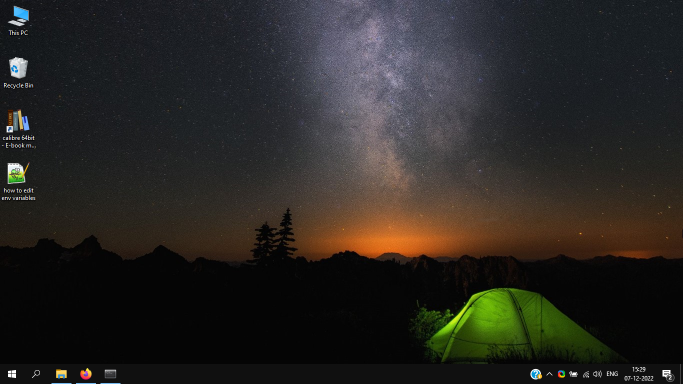
#> input picture Python_Basics/14/sample.png, 1366 x 768 px (shown at 1/2 size)
$ jupyter execute 14.ipynb
#> lines starting #> are read from the running program, lines starting #| are printed output that depends on the picture; after the words box and inside, x2 and y2 are one past the last pixel; in counts of white or black regions, pixels touching at a corner belong together
# 1. What does RGBA stand for?

<li>It stands for red,green,blue,alpha</li>
<li>Thus its basically used to express a color in terms of these values</li>

# 2. From the Pillow module, how do you get the RGBA value of any images?

[cell 1]
from PIL import Image
imgobj = Image.open('sample.png')
#> imgobj is the input picture: PIL image 1366x768 RGBA; mean R, G, B, A 41, 38.6, 35, 255
img_c = imgobj.convert('RGBA')
data = img_c.getdata()

[cell 2]
list(data)

# 3. What is a box tuple, and how does it work?

<li>Quite a few Pillow functions take a box tuple as argument</li>
<li>This indicates that the respective function is expecting 4 integer coordinates that describe a rectangle</li>
<ul>The order of argumemts is as follows
    <li>Left The x-coordinate of the leftmost edge of the box.</li>
    <li>Top The y-coordinate of the top edge of the box.</li>
    <li>Right The x-coordinate of one pixel to the right of the rightmost edge of the box. This integer must be greater than the left integer.</li>
    <li>Bottom The y-coordinate of one pixel lower than the bottom edge of the box. This integer must be greater than the top integer.</li>
</ul>
<li>box includes the left and top coordinates and goes up to but does not include the right and bottom coordinates.</li>
<li>For example, the box tuple (3, 1, 9, 6) represents all the pixels in the black box</li>

# 4. Use your image and load in notebook then, How can you find out the width and height of an Image object?

[cell 3]
from PIL import Image
img = Image.open('sample.png')
print(f"Width is {img.width}")
#| Width is 1366
print(f"Height is {img.height}")
#| Height is 768

# 5. What method would you call to get Image object for a 100×100 image, excluding the lower-left quarter of it?

[cell 4]
from PIL import Image
import numpy as np

#Convert our image to RGBA
img = Image.open(r'sample.png').convert('RGBA')

#Get the imagee data in pur array
array = np.array(img)

#Excluding the lower left quarter by marking the pixels present over there as black
array[446: 893, 0 : 360] = (0, 0, 0,0)
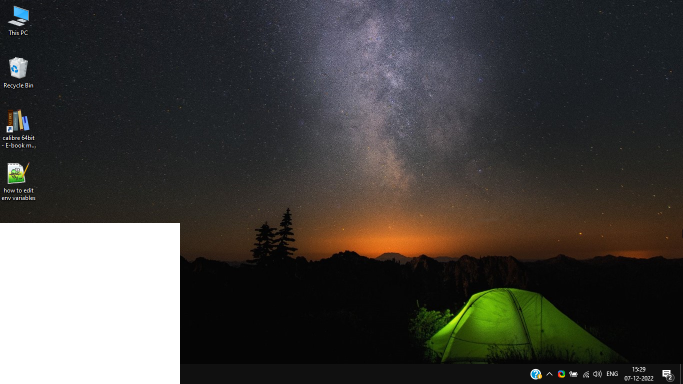
#> array: shape (768, 1366, 4) (shown at 1/2 size); 11.05% of pixels changed, all inside (x1, y1, x2, y2) = (0, 446, 360, 768); transparent parts drawn white

img = Image.fromarray(array)

img.show()

#saving the new image
img1 = img.save('img_1.png')

# 6. After making changes to an Image object, how could you save it as an image file?

<li>using img.save() as shown in last line of above code</li>

# 7. What module contains Pillow’s shape-drawing code?

<li>PIL.ImageDraw</li>

# 8. Image objects do not have drawing methods. What kind of object does? How do you get this kind of object?

[cell 5]
import math
from PIL import Image, ImageDraw

#Giving dimensions of rectangle
width,height = 200,200
shape = [(100,100),(width - 20, height - 20)]


# creating new Image object of the given dimensions
img = Image.new("RGBA", (width, height))
#> img: PIL image 200x200 RGBA; every value is 0

# Drawing the rectangle
img1 = ImageDraw.Draw(img)
img1.rectangle(shape,outline ="red")
img.show()
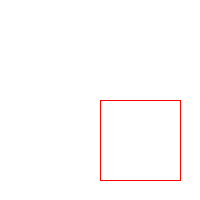
#> shown: PIL image 200x200 RGBA; mean R, G, B, A 2, 0, 0, 2; transparent parts drawn white
